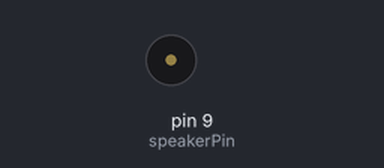
The sketch below on a simulated Arduino Uno, built with avr-gcc and run on an emulated ATmega328P. On the bench: buzzer (waves = sounding).

Above: at 0.5 s.
Timing chart, 0 to 3.0 s (numbered marks = the images above):
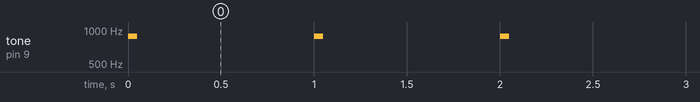

Measured:
- by itself, tone on pin 9 (speakerPin): alternates 880 Hz for 0.05 s and silent for 0.95 s

The sketch:

sketch_aug30a.ino
```cpp
const int speakerPin = 9;
const int frequency = 880;
const int duration = 50;

unsigned int MS_per_beat = 0;

void setup() {
  // put your setup code here, to run once:
  unsigned int milliseconds_per_minute = 60000;
  unsigned int beats_per_minute = 60;
  MS_per_beat = milliseconds_per_minute / beats_per_minute;
}

void loop() {
  // put your main code here, to run repeatedly:
  tone(speakerPin, frequency, duration);
  delay(MS_per_beat);
}
```
